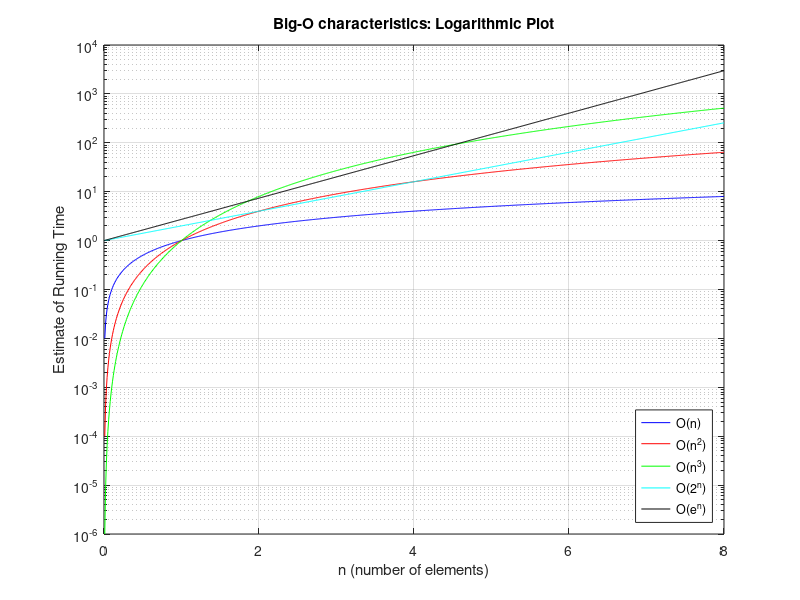

Reproduce this figure in MATLAB.
clc
clear
close all

%% Declaration of variables 
n = 0:0.01:8;
semilogy(n,n, 'b', n,n.^2, 'r', n,n.^3, 'g', n,2.^n, 'c', n,exp(n),'k')
title('Big-O characteristics: Logarithmic Plot')
ylabel('Estimate of Running Time')
xlabel('n (number of elements)')
legend('O(n)', 'O(n^2)', 'O(n^3)', 'O(2^n)', 'O(e^n)', 'Location', 'southeast')
grid on